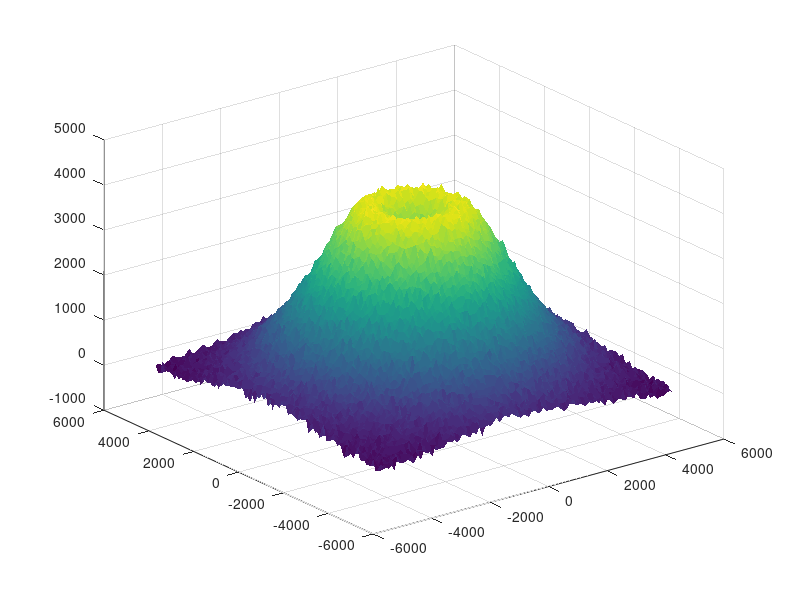

The MATLAB source for this figure: (Note: this script raises an error after producing the figure.)
clear; clc; close all;

[x, y] = meshgrid(-5:0.1:5, -5:0.1:5);

r = sqrt(x.^2 + y.^2);

z = exp(-0.1*r.^2) * 5 - 2*exp(-r.^2); 

z = z + 0.07*randn(size(z));

surf(x*1000, y*1000, z*1000, 'EdgeColor', 'none');
colormap(parula);
axis equal;
xlabel('X');
ylabel('Y');
zlabel('Altura');
title('Modelo 3D de un Volcán');
lighting phong
camlight headlight